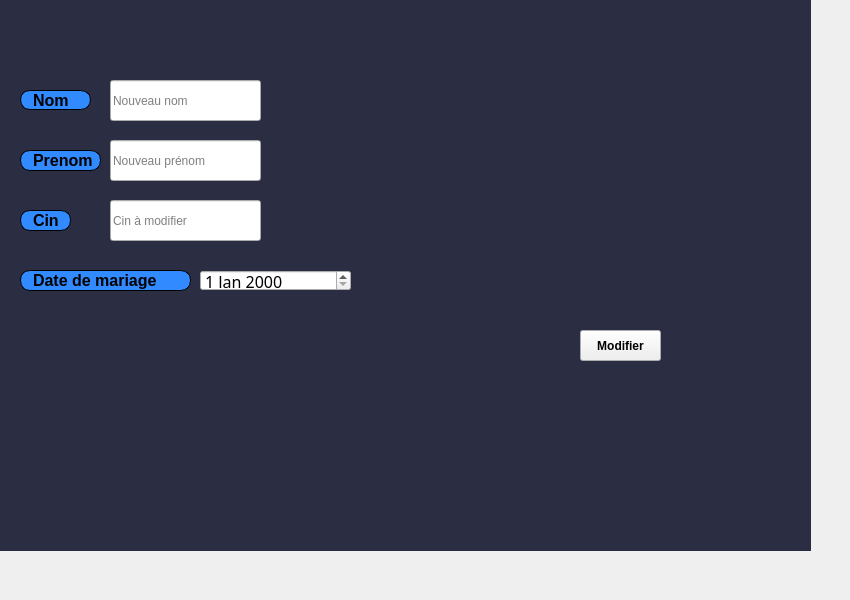
     <widget class="QWidget" name="Modifier">
      <attribute name="title">
       <string>Modifier</string>
      </attribute>
      <widget class="QLabel" name="label_8">
       <property name="geometry">
        <rect>
         <x>-30</x>
         <y>-40</y>
         <width>841</width>
         <height>591</height>
        </rect>
       </property>
       <property name="styleSheet">
        <string notr="true">background-color: rgb(43, 45, 66);</string>
       </property>
       <property name="text">
        <string/>
       </property>
       <property name="pixmap">
        <pixmap resource="ressources.qrc">:/images/img/imf.jpg</pixmap>
       </property>
      </widget>
      <widget class="QPushButton" name="pushButton_modifier">
       <property name="geometry">
        <rect>
         <x>580</x>
         <y>330</y>
         <width>81</width>
         <height>31</height>
        </rect>
       </property>
       <property name="font">
        <font>
         <family>Arial</family>
         <pointsize>9</pointsize>
         <weight>75</weight>
         <italic>false</italic>
         <bold>true</bold>
        </font>
       </property>
       <property name="styleSheet">
        <string notr="true">#pushButton_modifier{
font: bold, &quot;Arial&quot;;;     background-color: qlineargradient(x1: 0, y1: 0, x2: 0, y2: 1,
                                       stop: 0 #dadbde, stop: 1 #f6f7fa);
}
pushButton_modifier:pressed {
font: bold, &quot;Arial&quot;;;     background-color: qlineargradient(x1: 0, y1: 0, x2: 0, y2: 1,
                                       stop: 0 #dadbde, stop: 1 #fff07b);}</string>
       </property>
       <property name="text">
        <string>Modifier</string>
       </property>
       <property name="icon">
        <iconset resource="ressources.qrc">
         <normaloff>:/images/img/B.png</normaloff>:/images/img/B.png</iconset>
       </property>
      </widget>
      <widget class="QLabel" name="label_11">
       <property name="geometry">
        <rect>
         <x>20</x>
         <y>210</y>
         <width>51</width>
         <height>21</height>
        </rect>
       </property>
       <property name="font">
        <font>
         <family>Arial</family>
         <pointsize>12</pointsize>
         <weight>75</weight>
         <italic>false</italic>
         <bold>true</bold>
        </font>
       </property>
       <property name="styleSheet">
        <string notr="true">border: 1px solid black;
border-radius: 10px;
padding: 0 8px;
background: #318aff;
font: bold, &quot;Arial&quot;;;
text-align:center;</string>
       </property>
       <property name="text">
        <string>Cin</string>
       </property>
      </widget>
      <widget class="QLabel" name="label_20">
       <property name="geometry">
        <rect>
         <x>20</x>
         <y>90</y>
         <width>71</width>
         <height>20</height>
        </rect>
       </property>
       <property name="font">
        <font>
         <family>Arial</family>
         <pointsize>12</pointsize>
         <weight>75</weight>
         <italic>false</italic>
         <bold>true</bold>
        </font>
       </property>
       <property name="styleSheet">
        <string notr="true">border: 1px solid black;
border-radius: 10px;
padding: 0 8px;
background: #318aff;
font: bold, &quot;Arial&quot;;;
text-align:center;</string>
       </property>
       <property name="text">
        <string>Nom</string>
       </property>
      </widget>
      <widget class="QLineEdit" name="lineEdit_nom1">
       <property name="geometry">
        <rect>
         <x>110</x>
         <y>80</y>
         <width>151</width>
         <height>41</height>
        </rect>
       </property>
       <property name="styleSheet">
        <string notr="true"/>
       </property>
       <property name="placeholderText">
        <string>Nouveau nom</string>
       </property>
      </widget>
      <widget class="QLabel" name="label_12">
       <property name="geometry">
        <rect>
         <x>20</x>
         <y>150</y>
         <width>81</width>
         <height>21</height>
        </rect>
       </property>
       <property name="font">
        <font>
         <family>Arial</family>
         <pointsize>12</pointsize>
         <weight>75</weight>
         <italic>false</italic>
         <bold>true</bold>
        </font>
       </property>
       <property name="styleSheet">
        <string notr="true">border: 1px solid black;
border-radius: 10px;
padding: 0 8px;
background: #318aff;
font: bold, &quot;Arial&quot;;;
text-align:center;</string>
       </property>
       <property name="text">
        <string>Prenom</string>
       </property>
      </widget>
      <widget class="QLabel" name="label_13">
       <property name="geometry">
        <rect>
         <x>20</x>
         <y>270</y>
         <width>171</width>
         <height>21</height>
        </rect>
       </property>
       <property name="font">
        <font>
         <family>Arial</family>
         <pointsize>12</pointsize>
         <weight>75</weight>
         <italic>false</italic>
         <bold>true</bold>
        </font>
       </property>
       <property name="styleSheet">
        <string notr="true">border: 1px solid black;
border-radius: 10px;
padding: 0 8px;
background: #318aff;
font: bold, &quot;Arial&quot;;;
text-align:center;</string>
       </property>
       <property name="text">
        <string>Date de mariage</string>
       </property>
      </widget>
      <widget class="QLineEdit" name="lineEdit_prenom1">
       <property name="geometry">
        <rect>
         <x>110</x>
         <y>140</y>
         <width>151</width>
         <height>41</height>
        </rect>
       </property>
       <property name="styleSheet">
        <string notr="true"/>
       </property>
       <property name="placeholderText">
        <string>Nouveau prénom</string>
       </property>
      </widget>
      <widget class="QLineEdit" name="lineEdit_cin1">
       <property name="geometry">
        <rect>
         <x>110</x>
         <y>200</y>
         <width>151</width>
         <height>41</height>
        </rect>
       </property>
       <property name="styleSheet">
        <string notr="true"/>
       </property>
       <property name="placeholderText">
        <string>Cin à modifier</string>
       </property>
      </widget>
      <widget class="QDateEdit" name="dateEdit_date1">
       <property name="geometry">
        <rect>
         <x>200</x>
         <y>270</y>
         <width>151</width>
         <height>21</height>
        </rect>
       </property>
       <property name="font">
        <font>
         <family>Google Sans</family>
         <pointsize>12</pointsize>
         <weight>50</weight>
         <italic>false</italic>
         <bold>false</bold>
         <underline>false</underline>
         <strikeout>false</strikeout>
         <kerning>true</kerning>
        </font>
       </property>
       <property name="styleSheet">
        <string notr="true"/>
       </property>
      </widget>
     </widget>
